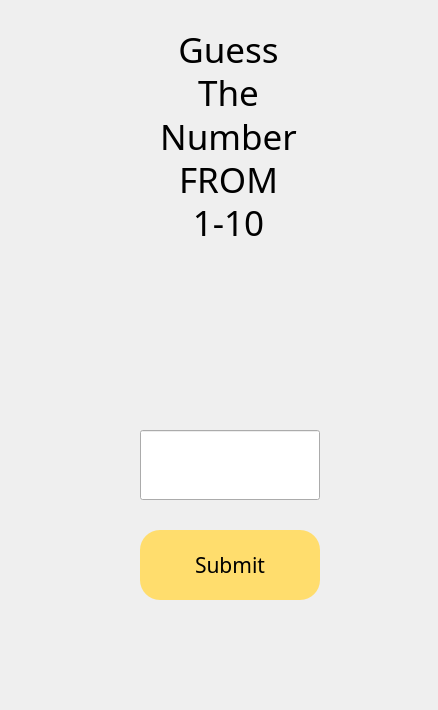
<?xml version="1.0" encoding="UTF-8"?>
<ui version="4.0">
 <class>MainWindow</class>
 <widget class="QMainWindow" name="MainWindow">
  <property name="geometry">
   <rect>
    <x>0</x>
    <y>0</y>
    <width>438</width>
    <height>710</height>
   </rect>
  </property>
  <property name="windowTitle">
   <string>MainWindow</string>
  </property>
  <property name="styleSheet">
   <string notr="true">#submitButton{
	background-color: rgb(255, 221, 109);
	border-radius: 20px;
}
</string>
  </property>
  <widget class="QWidget" name="centralwidget">
   <widget class="QWidget" name="componentWidget" native="true">
    <property name="geometry">
     <rect>
      <x>0</x>
      <y>0</y>
      <width>438</width>
      <height>710</height>
     </rect>
    </property>
    <property name="styleSheet">
     <string notr="true"/>
    </property>
    <widget class="QLabel" name="lineDesign_2">
     <property name="geometry">
      <rect>
       <x>310</x>
       <y>0</y>
       <width>301</width>
       <height>741</height>
      </rect>
     </property>
     <property name="text">
      <string/>
     </property>
     <property name="pixmap">
      <pixmap>Line Design.svg</pixmap>
     </property>
    </widget>
    <widget class="QWidget" name="titleWidget_2" native="true">
     <property name="geometry">
      <rect>
       <x>100</x>
       <y>30</y>
       <width>257</width>
       <height>211</height>
      </rect>
     </property>
     <layout class="QVBoxLayout" name="verticalLayout_2">
      <item>
       <widget class="QLabel" name="gameTitle_4">
        <property name="font">
         <font>
          <family>Porter Sans Block</family>
          <pointsize>26</pointsize>
         </font>
        </property>
        <property name="text">
         <string>Guess</string>
        </property>
        <property name="alignment">
         <set>Qt::AlignCenter</set>
        </property>
       </widget>
      </item>
      <item>
       <widget class="QLabel" name="gameTitle_5">
        <property name="font">
         <font>
          <family>Porter Sans Block</family>
          <pointsize>26</pointsize>
         </font>
        </property>
        <property name="text">
         <string>The</string>
        </property>
        <property name="alignment">
         <set>Qt::AlignCenter</set>
        </property>
       </widget>
      </item>
      <item>
       <widget class="QLabel" name="gameTitle_6">
        <property name="font">
         <font>
          <family>Porter Sans Block</family>
          <pointsize>26</pointsize>
         </font>
        </property>
        <property name="text">
         <string>Number</string>
        </property>
        <property name="alignment">
         <set>Qt::AlignCenter</set>
        </property>
       </widget>
      </item>
      <item>
       <widget class="QLabel" name="gameTitle_7">
        <property name="font">
         <font>
          <family>Porter Sans Block</family>
          <pointsize>26</pointsize>
         </font>
        </property>
        <property name="text">
         <string>FROM</string>
        </property>
        <property name="alignment">
         <set>Qt::AlignCenter</set>
        </property>
       </widget>
      </item>
      <item>
       <widget class="QLabel" name="gameTitle_8">
        <property name="font">
         <font>
          <family>Porter Sans Block</family>
          <pointsize>26</pointsize>
         </font>
        </property>
        <property name="text">
         <string>1-10</string>
        </property>
        <property name="alignment">
         <set>Qt::AlignCenter</set>
        </property>
       </widget>
      </item>
     </layout>
    </widget>
    <widget class="QPushButton" name="submitButton">
     <property name="geometry">
      <rect>
       <x>140</x>
       <y>530</y>
       <width>180</width>
       <height>70</height>
      </rect>
     </property>
     <property name="font">
      <font>
       <family>Porter Sans Block</family>
       <pointsize>16</pointsize>
      </font>
     </property>
     <property name="text">
      <string>Submit</string>
     </property>
    </widget>
    <widget class="QLabel" name="randonNumbers_2">
     <property name="geometry">
      <rect>
       <x>-30</x>
       <y>420</y>
       <width>481</width>
       <height>361</height>
      </rect>
     </property>
     <property name="text">
      <string/>
     </property>
     <property name="pixmap">
      <pixmap>Random Numbers.png</pixmap>
     </property>
    </widget>
    <widget class="QLineEdit" name="numInput">
     <property name="geometry">
      <rect>
       <x>140</x>
       <y>430</y>
       <width>180</width>
       <height>70</height>
      </rect>
     </property>
    </widget>
    <zorder>randonNumbers_2</zorder>
    <zorder>lineDesign_2</zorder>
    <zorder>titleWidget_2</zorder>
    <zorder>submitButton</zorder>
    <zorder>numInput</zorder>
   </widget>
  </widget>
 </widget>
 <resources/>
 <connections/>
</ui>
